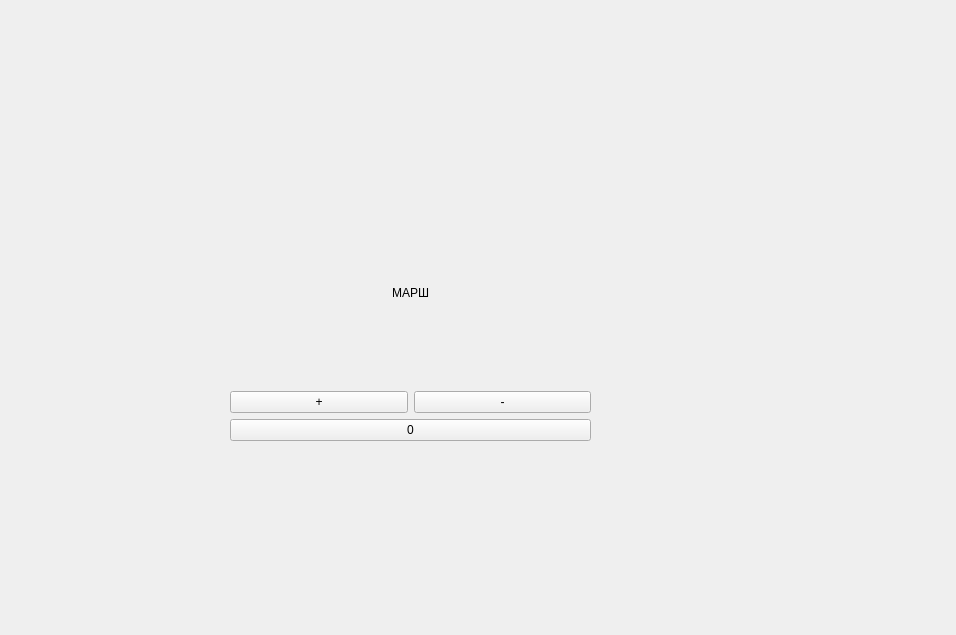
<?xml version="1.0" encoding="UTF-8"?>
<ui version="4.0">
 <class>Form</class>
 <widget class="QWidget" name="Form">
  <property name="geometry">
   <rect>
    <x>0</x>
    <y>0</y>
    <width>956</width>
    <height>635</height>
   </rect>
  </property>
  <property name="windowTitle">
   <string>Form</string>
  </property>
  <widget class="QWidget" name="verticalLayoutWidget">
   <property name="geometry">
    <rect>
     <x>230</x>
     <y>200</y>
     <width>361</width>
     <height>241</height>
    </rect>
   </property>
   <layout class="QVBoxLayout" name="verticalLayout">
    <item>
     <widget class="QLabel" name="label">
      <property name="text">
       <string>МАРШ</string>
      </property>
      <property name="alignment">
       <set>Qt::AlignCenter</set>
      </property>
     </widget>
    </item>
    <item>
     <layout class="QHBoxLayout" name="horizontalLayout">
      <property name="sizeConstraint">
       <enum>QLayout::SetMinimumSize</enum>
      </property>
      <item>
       <widget class="QPushButton" name="btnPlus">
        <property name="text">
         <string>+</string>
        </property>
       </widget>
      </item>
      <item>
       <widget class="QPushButton" name="btnMinus">
        <property name="text">
         <string>-</string>
        </property>
       </widget>
      </item>
     </layout>
    </item>
    <item>
     <widget class="QPushButton" name="pushButton_3">
      <property name="text">
       <string>0</string>
      </property>
     </widget>
    </item>
   </layout>
  </widget>
 </widget>
 <resources/>
 <connections/>
</ui>
